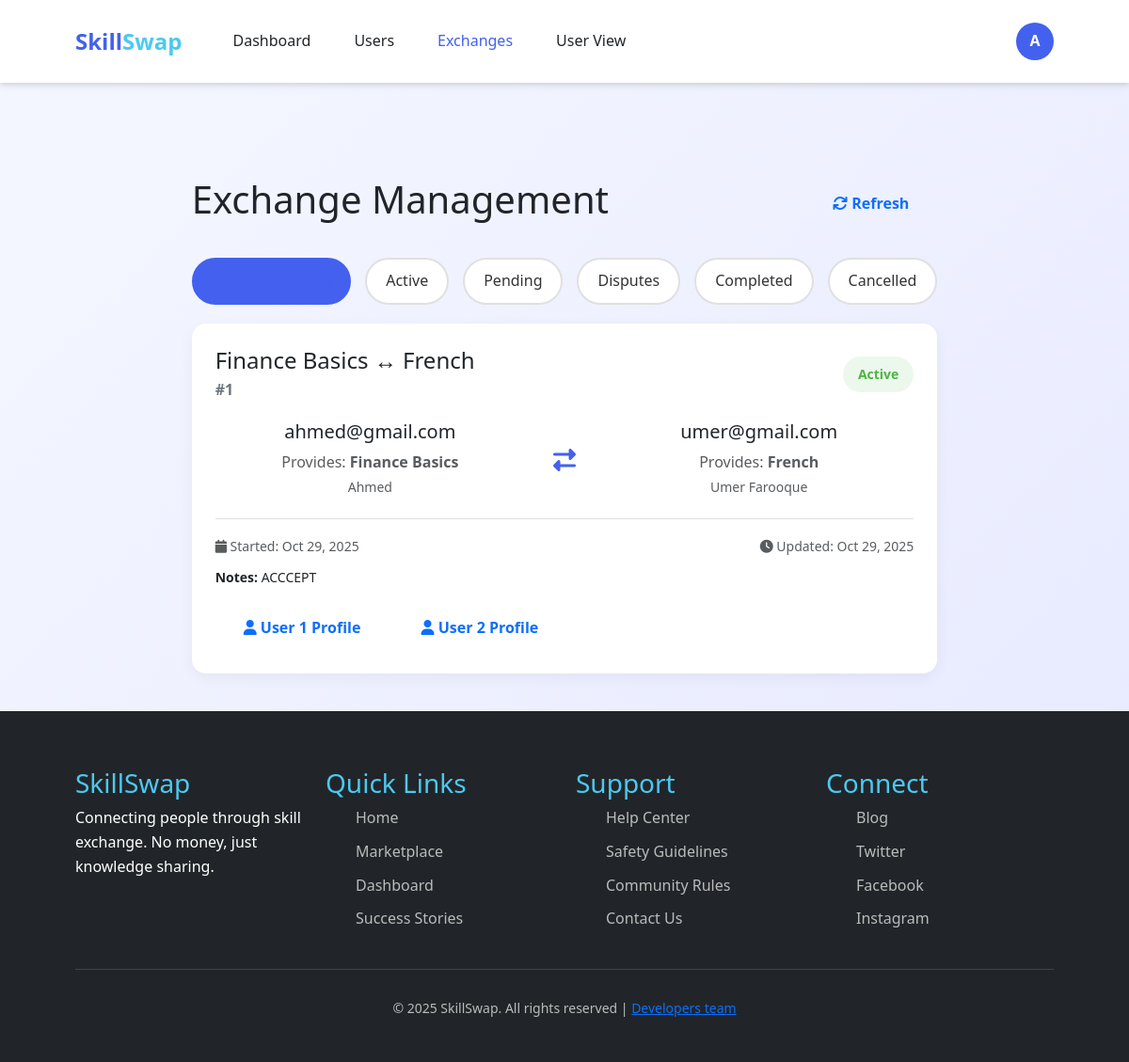
Page /admin-exchanges/ (signed in) on the committed database.
### main/models.py (models this page shows, shortened)
class Exchange(models.Model):
    STATUS_CHOICES = [
        ("pending", "Pending"),
        ("active", "Active"),
        ("completed", "Completed"),
        ("dispute", "Dispute"),
        ("cancelled", "Cancelled"),
    ]
    user1 = models.ForeignKey(
        settings.AUTH_USER_MODEL,
        on_delete=models.CASCADE,
        related_name="exchanges_as_user1",
    )
    user2 = models.ForeignKey(
        settings.AUTH_USER_MODEL,
        on_delete=models.CASCADE,
        related_name="exchanges_as_user2",
    )
    skill1 = models.ForeignKey(
        Skill, on_delete=models.SET_NULL, null=True, related_name="offered_exchanges"
    )
    skill2 = models.ForeignKey(
        Skill, on_delete=models.SET_NULL, null=True, related_name="received_exchanges"
    )
    status = models.CharField(max_length=20, choices=STATUS_CHOICES, default="pending")
    start_date = models.DateTimeField(auto_now_add=True)
    end_date = models.DateTimeField(null=True, blank=True)
    notes = models.TextField(blank=True)
    last_updated = models.DateTimeField(auto_now=True)
    class Meta:
        ordering = ["-start_date"]
        verbose_name = "Exchange"
        verbose_name_plural = "Exchanges"
        indexes = [
            models.Index(fields=["status"]),
            models.Index(fields=["user1", "status"]),
            models.Index(fields=["user2", "status"]),
            models.Index(fields=["-start_date"]),
        ]

class Skill(models.Model):
    name = models.CharField(max_length=100, unique=True)
    category = models.ForeignKey(
        Category,
        on_delete=models.SET_NULL,
        null=True,
        blank=True,
        related_name="skills",
    )
    def __str__(self):
        return self.name

class UserProfile(models.Model):
    user = models.OneToOneField(User, on_delete=models.CASCADE)
    full_name = models.CharField(max_length=150)
    bio = models.TextField()
    location = models.CharField(max_length=100)
    certifications = models.FileField(
        upload_to="certifications/", blank=True, null=True
    )
    created_at = models.DateTimeField(auto_now_add=True)

### main/views.py (the view)
# urls.py: path('admin-exchanges/', views.admin_exchanges, name='admin_exchanges'),
@staff_member_required
def admin_exchanges(request):
    status_filter = request.GET.get("status", "all")
    exchanges = Exchange.objects.all().select_related(
        "user1", "user2", "user1__userprofile", "user2__userprofile", "skill1", "skill2"
    )
    if status_filter and status_filter != "all":
        exchanges = exchanges.filter(status=status_filter)
    exchanges = exchanges.order_by("-start_date")
    context = {
        "exchanges": exchanges,
        "status_filter": status_filter,
    }
    return render(request, "admin_exchanges.html", context)

### main/templates/admin_exchanges.html (shortened to what this page needs)
{% load static %}
<!DOCTYPE html>
<html lang="en">
<head>
    <link rel="stylesheet" href="https://cdn.jsdelivr.net/npm/bootstrap@5.3.0/dist/css/bootstrap.min.css">
    <link rel="stylesheet" href="https://cdnjs.cloudflare.com/ajax/libs/font-awesome/6.4.0/css/all.min.css">
    <link rel="stylesheet" href="{% static 'css/style.css' %}">
</head>
<body>
    <header>
        <nav class="navbar navbar-expand-lg navbar-light bg-white shadow-sm">
            <div class="container">
                <a class="navbar-brand logo" href="{% url 'index' %}">Skill<span>Swap</span></a>
                <div class="collapse navbar-collapse" id="navbarNav">
                    <ul class="navbar-nav me-auto nav-links">
                        <li class="nav-item"><a class="nav-link" href="{% url 'admin_dashboard' %}">Dashboard</a></li>
                        <li class="nav-item"><a class="nav-link" href="{% url 'admin_users' %}">Users</a></li>
                        <li class="nav-item"><a class="nav-link active" href="{% url 'admin_exchanges' %}">Exchanges</a></li>
                        <li class="nav-item"><a class="nav-link" href="{% url 'index' %}">User View</a></li>
                    </ul>
                    <div class="user-menu">
                        <div class="user-avatar">
                            {% if user.first_name %}
                                {{ user.first_name|slice:":1"|upper }}
                            {% else %}
                                {{ user.username|slice:":1"|upper }}
                            {% endif %}
                        </div>
                    </div>
                </div>
            </div>
        </nav>
    </header>
    <div class="admin-container">
        <div class="admin-header">
            <h1>Exchange Management</h1>
            <div class="admin-actions">
                <button class="btn btn-outline-primary" onclick="location.reload()">
                    <i class="fas fa-sync"></i> Refresh
                </button>
            </div>
        </div>
        <div class="exchange-filters">
            <a href="?status=all" class="filter-btn {% if status_filter == 'all' %}active{% endif %}">
            </a>
            <a href="?status=active" class="filter-btn {% if status_filter == 'active' %}active{% endif %}">
                Active
            </a>
            <a href="?status=pending" class="filter-btn {% if status_filter == 'pending' %}active{% endif %}">
                Pending
            </a>
            <a href="?status=dispute" class="filter-btn {% if status_filter == 'dispute' %}active{% endif %}">
                Disputes
            </a>
            <a href="?status=completed" class="filter-btn {% if status_filter == 'completed' %}active{% endif %}">
                Completed
            </a>
            <a href="?status=cancelled" class="filter-btn {% if status_filter == 'cancelled' %}active{% endif %}">
                Cancelled
            </a>
        </div>
        <div class="exchanges-grid">
            {% if exchanges %}
                {% for exchange in exchanges %}
                    <div class="exchange-card">
                        <div class="exchange-header">
                            <div>
                                <h4 class="mb-1">{{ exchange.skill1 }} ↔ {{ exchange.skill2 }}</h4>
                                <span class="exchange-id">#{{ exchange.id }}</span>
                            </div>
                            <span class="exchange-status status-{{ exchange.status }}">
                                {{ exchange.status|title }}
                            </span>
                        </div>
                        <div class="exchange-details">
                            <div class="exchange-party">
                                <h5>{{ exchange.user1.username }}</h5>
                                <p class="text-muted mb-0">Provides: <strong>{{ exchange.skill1 }}</strong></p>
                                {% if exchange.user1.userprofile %}
                                    <small class="text-muted">{{ exchange.user1.userprofile.full_name }}</small>
                                {% endif %}
                            </div>
                            <div class="exchange-arrow">
                                <i class="fas fa-exchange-alt"></i>
                            </div>
                            <div class="exchange-party">
                                <h5>{{ exchange.user2.username }}</h5>
                                <p class="text-muted mb-0">Provides: <strong>{{ exchange.skill2 }}</strong></p>
                                {% if exchange.user2.userprofile %}
                                    <small class="text-muted">{{ exchange.user2.userprofile.full_name }}</small>
                                {% endif %}
                            </div>
                        </div>
                        <div class="exchange-meta mt-3 border-top pt-3">
                            <div class="row">
                                <div class="col-md-6">
                                    <small class="text-muted">
                                        <i class="fas fa-calendar"></i> Started: {{ exchange.start_date|date:"M d, Y" }}
                                    </small>
                                </div>
                                <div class="col-md-6 text-end">
                                    <small class="text-muted">
                                        <i class="fas fa-clock"></i> Updated: {{ exchange.last_updated|date:"M d, Y" }}
                                    </small>
                                </div>
                            </div>
                            {% if exchange.notes %}
                                <div class="mt-2">
                                    <small><strong>Notes:</strong> {{ exchange.notes }}</small>
                                </div>
                            {% endif %}
                        </div>
                        <div class="exchange-actions mt-3">
                            <a href="{% url 'profile' exchange.user1.id %}" class="btn btn-sm btn-outline-primary">
                                <i class="fas fa-user"></i> User 1 Profile
                            </a>
                            <a href="{% url 'profile' exchange.user2.id %}" class="btn btn-sm btn-outline-primary">
                                <i class="fas fa-user"></i> User 2 Profile
                            </a>
                        </div>
                    </div>
                {% endfor %}
            {% else %}
                <div class="text-center py-5 text-muted">
                    <i class="fas fa-exchange-alt fa-3x mb-3" style="opacity: 0.3;"></i>
                    <h3>No exchanges found</h3>
                    <p>No exchanges match the current filter criteria.</p>
                </div>
            {% endif %}
        </div>
    </div>
    <footer>
        <div class="container">
            <div class="row">
                <div class="col-lg-3 col-md-6 mb-4">
                    <h3>SkillSwap</h3>
                    <p>Connecting people through skill exchange. No money, just knowledge sharing.</p>
                </div>
                <div class="col-lg-3 col-md-6 mb-4">
                    <h3>Quick Links</h3>
                    <ul class="footer-links">
                        <li><a href="{% url 'index' %}">Home</a></li>
                        <li><a href="{% url 'marketplace' %}">Marketplace</a></li>
                        <li><a href="{% url 'dashboard' %}">Dashboard</a></li>
                        <li><a href="#">Success Stories</a></li>
                    </ul>
                </div>
                <div class="col-lg-3 col-md-6 mb-4">
                    <h3>Support</h3>
                    <ul class="footer-links">
                        <li><a href="#">Help Center</a></li>
                        <li><a href="#">Safety Guidelines</a></li>
                        <li><a href="#">Community Rules</a></li>
                        <li><a href="#">Contact Us</a></li>
                    </ul>
                </div>
                <div class="col-lg-3 col-md-6 mb-4">
                    <h3>Connect</h3>
                    <ul class="footer-links">
                        <li><a href="#">Blog</a></li>
                        <li><a href="#">Twitter</a></li>
                        <li><a href="#">Facebook</a></li>
                        <li><a href="#">Instagram</a></li>
                    </ul>
                </div>
            </div>
            <div class="copyright text-center">
                <p>&copy; 2025 SkillSwap. All rights reserved | <a class="secondary-link link-underline-opacity-0" href="{% url "devteam" %}">Developers team</a></p>
            </div>
        </div>
    </footer>
</body>
</html>

### main/static/css/style.css (style rules this page uses)
* { margin: 0; padding: 0; box-sizing: border-box; font-family: 'Segoe UI', Tahoma, Geneva, Verdana, sans-serif; }
:root { --primary: #4361ee; --secondary: #3a0ca3; --accent: #4cc9f0; --magic: #b5179e; --light: #f8f9fa; --dark: #212529; --success: #4bb543; --warning: #ff9e00; --error: #e63946; --gray-light: #e1e5ee; --gray-medium: #6c757d; --gray-dark: #495057; }
body { background: linear-gradient(135deg, #f5f7ff 0%, #e6e9ff 100%); color: var(--dark); line-height: 1.6; min-height: 100vh; display: flex; flex-direction: column; }
.container { width: 90%; max-width: 1200px; margin: 0 auto; padding: 0 20px; }
.btn { display: inline-block; padding: 12px 30px; border-radius: 50px; text-decoration: none; font-weight: 600; transition: all 0.3s ease; cursor: pointer; border: none; font-size: 16px; text-align: center; }
header { background: white; box-shadow: 0 2px 10px rgba(0,0,0,0.1); position: sticky; top: 0; z-index: 1000; }
.navbar { display: flex !important; justify-content: space-between !important; align-items: center !important; padding: 20px 0 !important; }
.logo { display: flex; align-items: center; font-size: 24px; font-weight: 700; color: var(--primary); text-decoration: none; }
.logo span { color: var(--accent); }
.nav-links { display: flex; list-style: none; }
.nav-links li { margin-left: 30px; }
.nav-links a { text-decoration: none; color: var(--dark); font-weight: 500; transition: color 0.3s; }
.nav-links a:hover, .nav-links a.active { color: var(--primary); }
.user-menu { display: flex; align-items: center; gap: 15px; }
.user-avatar { width: 40px; height: 40px; border-radius: 50%; background: var(--primary); color: white; display: flex; align-items: center; justify-content: center; font-weight: bold; cursor: pointer; }
footer { background: var(--dark); color: white; padding: 60px 0 30px; margin-top: auto; }
.footer-links { list-style: none; }
.footer-links li { margin-bottom: 10px; }
.footer-links a { color: #bbb; text-decoration: none; transition: color 0.3s; }
.copyright { text-align: center; padding-top: 30px; border-top: 1px solid #444; color: #bbb; font-size: 14px; }
.text-center { text-align: center; }
.active { color: #4361ee !important; }
footer>.container>.row>div>h3 { color: #4cc9f0; }

### main/templates/admin_exchanges.html (style rules this page uses)
.admin-container { max-width: 1400px; margin: 100px auto 40px; padding: 0 20px; }
.admin-header { display: flex; justify-content: space-between; align-items: center; margin-bottom: 30px; flex-wrap: wrap; gap: 20px; }
.exchange-filters { display: flex; gap: 15px; margin-bottom: 20px; flex-wrap: wrap; }
.filter-btn { padding: 10px 20px; border: 2px solid #e0e0e0; background: white; border-radius: 25px; cursor: pointer; transition: all 0.3s; text-decoration: none; color: #333; }
.filter-btn.active { background: #4361ee; color: white; border-color: #4361ee; }
.exchanges-grid { display: grid; gap: 20px; }
.exchange-card { background: white; border-radius: 15px; padding: 25px; box-shadow: 0 5px 15px rgba(0,0,0,0.05); }
.exchange-header { display: flex; justify-content: space-between; align-items: center; margin-bottom: 20px; flex-wrap: wrap; gap: 15px; }
.exchange-id { font-weight: 600; color: #6c757d; }
.exchange-status { padding: 8px 16px; border-radius: 20px; font-size: 14px; font-weight: 600; }
.status-active { background: rgba(75, 181, 67, 0.1); color: #4bb543; }
.exchange-details { display: grid; grid-template-columns: 1fr auto 1fr; gap: 30px; align-items: center; margin-bottom: 20px; }
.exchange-party { text-align: center; }
.exchange-arrow { font-size: 24px; color: #4361ee; }

### rows in the picture
Exchange: skill1 "Finance Basics", skill2 "French", id "1", status "Active", user1.username "ahmed@gmail.com", user1.userprofile.full_name "Ahmed", user2.username "umer@gmail.com", user2.userprofile.full_name "Umer Farooque", start_date "Oct 29, 2025", last_updated "Oct 29, 2025", notes "ACCCEPT"

### other values in the picture
{{ user.username|slice:":1"|upper }} "A"
